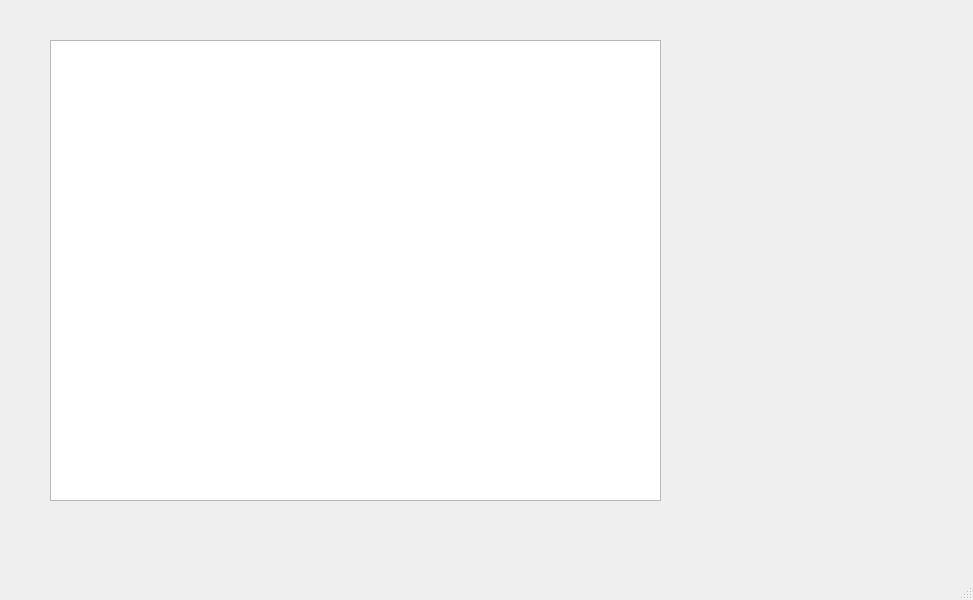
<?xml version="1.0" encoding="UTF-8"?>
<ui version="4.0">
 <class>mainpage</class>
 <widget class="QMainWindow" name="mainpage">
  <property name="geometry">
   <rect>
    <x>0</x>
    <y>0</y>
    <width>973</width>
    <height>600</height>
   </rect>
  </property>
  <property name="windowTitle">
   <string>MainWindow</string>
  </property>
  <widget class="QWidget" name="centralwidget">
   <widget class="QTableView" name="tableView">
    <property name="geometry">
     <rect>
      <x>50</x>
      <y>40</y>
      <width>611</width>
      <height>461</height>
     </rect>
    </property>
   </widget>
  </widget>
  <widget class="QMenuBar" name="menubar">
   <property name="geometry">
    <rect>
     <x>0</x>
     <y>0</y>
     <width>973</width>
     <height>25</height>
    </rect>
   </property>
  </widget>
  <widget class="QStatusBar" name="statusbar"/>
 </widget>
 <resources/>
 <connections/>
</ui>
